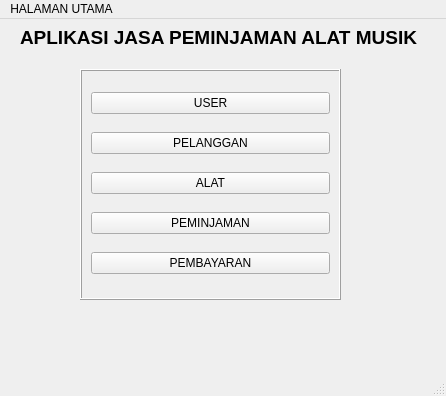
<?xml version="1.0" encoding="UTF-8"?>
<ui version="4.0">
 <class>main</class>
 <widget class="QMainWindow" name="main">
  <property name="geometry">
   <rect>
    <x>0</x>
    <y>0</y>
    <width>446</width>
    <height>396</height>
   </rect>
  </property>
  <property name="windowTitle">
   <string>main</string>
  </property>
  <widget class="QWidget" name="centralwidget">
   <widget class="QFrame" name="frame">
    <property name="geometry">
     <rect>
      <x>80</x>
      <y>50</y>
      <width>261</width>
      <height>231</height>
     </rect>
    </property>
    <property name="accessibleName">
     <string/>
    </property>
    <property name="frameShape">
     <enum>QFrame::Shape::Box</enum>
    </property>
    <property name="frameShadow">
     <enum>QFrame::Shadow::Raised</enum>
    </property>
    <layout class="QVBoxLayout" name="verticalLayout">
     <item>
      <widget class="QPushButton" name="btnUser">
       <property name="text">
        <string>USER</string>
       </property>
      </widget>
     </item>
     <item>
      <widget class="QPushButton" name="btnPelanggan">
       <property name="text">
        <string>PELANGGAN</string>
       </property>
      </widget>
     </item>
     <item>
      <widget class="QPushButton" name="btnAlat">
       <property name="text">
        <string>ALAT</string>
       </property>
      </widget>
     </item>
     <item>
      <widget class="QPushButton" name="btnPeminjaman">
       <property name="text">
        <string>PEMINJAMAN</string>
       </property>
      </widget>
     </item>
     <item>
      <widget class="QPushButton" name="btnPembayaran">
       <property name="text">
        <string>PEMBAYARAN</string>
       </property>
      </widget>
     </item>
    </layout>
   </widget>
   <widget class="QLabel" name="label">
    <property name="geometry">
     <rect>
      <x>20</x>
      <y>10</y>
      <width>401</width>
      <height>16</height>
     </rect>
    </property>
    <property name="font">
     <font>
      <pointsize>14</pointsize>
      <bold>true</bold>
     </font>
    </property>
    <property name="text">
     <string>APLIKASI JASA PEMINJAMAN ALAT MUSIK</string>
    </property>
   </widget>
  </widget>
  <widget class="QMenuBar" name="menubar">
   <property name="geometry">
    <rect>
     <x>0</x>
     <y>0</y>
     <width>446</width>
     <height>21</height>
    </rect>
   </property>
   <widget class="QMenu" name="menuduwqegfhen">
    <property name="title">
     <string>HALAMAN UTAMA</string>
    </property>
    <addaction name="actionkkjckasdv"/>
    <addaction name="actionFORM_PELANGGAN"/>
    <addaction name="actionFORM_ALAT"/>
    <addaction name="actionFORM_PEMINJAMAN"/>
    <addaction name="actionFORM_PEMBAYARAN"/>
   </widget>
   <addaction name="menuduwqegfhen"/>
  </widget>
  <widget class="QStatusBar" name="statusbar"/>
  <action name="actionkkjckasdv">
   <property name="text">
    <string>FORM USER</string>
   </property>
  </action>
  <action name="actionFORM_PELANGGAN">
   <property name="text">
    <string>FORM PELANGGAN</string>
   </property>
  </action>
  <action name="actionFORM_ALAT">
   <property name="text">
    <string>FORM ALAT</string>
   </property>
  </action>
  <action name="actionFORM_PEMINJAMAN">
   <property name="text">
    <string>FORM PEMINJAMAN</string>
   </property>
  </action>
  <action name="actionFORM_PEMBAYARAN">
   <property name="text">
    <string>FORM PEMBAYARAN</string>
   </property>
  </action>
 </widget>
 <resources/>
 <connections/>
</ui>
